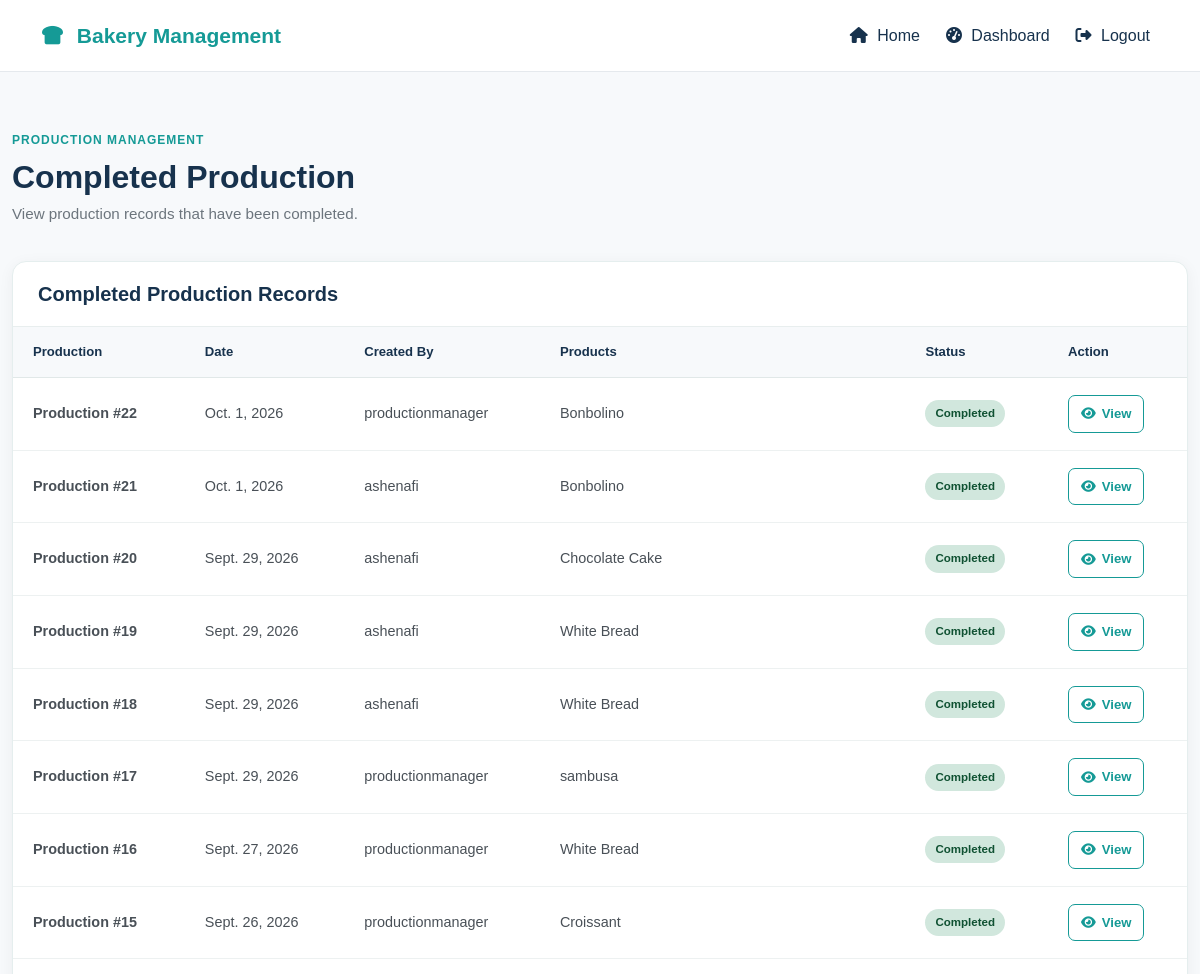
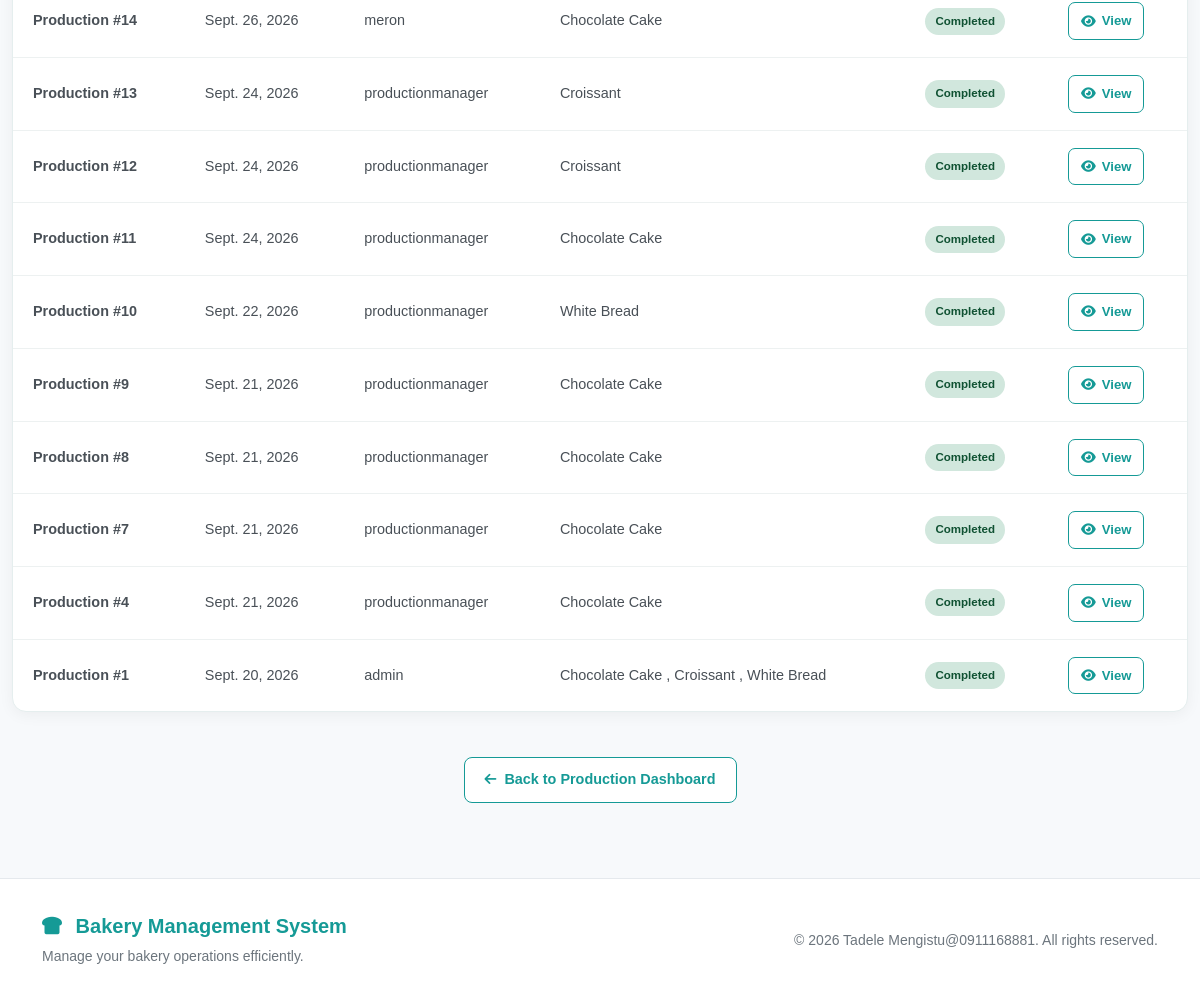
The page /production/completed/ (signed in) on the database its author committed (2 pictures, top to bottom).
### bekapp/models.py (models this page shows, shortened)
class Production(models.Model):
    class Status(models.TextChoices):
        PLANNED = "PLANNED", "Planned"
        IN_PROGRESS = "IN_PROGRESS", "In Progress"
        COMPLETED = "COMPLETED", "Completed"
        CANCELLED = "CANCELLED", "Cancelled"
    production_date = models.DateField()
    status = models.CharField(
        max_length=20,
        choices=Status.choices,
        default=Status.PLANNED,
    )
    notes = models.TextField(blank=True)
    created_by = models.ForeignKey(
        User,
        on_delete=models.PROTECT,
        related_name="productions_created",
    )
    started_at = models.DateTimeField(
        null=True,
        blank=True,
    )
    completed_at = models.DateTimeField(null=True, blank=True)
    stock_deducted = models.BooleanField(default=False)
    created_at = models.DateTimeField(auto_now_add=True)
    updated_at = models.DateTimeField(auto_now=True)
    class Meta:
        ordering = ["-production_date", "-created_at"]

class User(AbstractUser):
    class Role(models.TextChoices):
        OWNER = "OWNER", "Owner"
        CASHIER = "CASHIER", "Cashier"
        PRODUCTION_MANAGER = "PRODUCTION_MANAGER", "Production Manager"
    role = models.CharField(
        max_length=30,
        choices=Role.choices,
        default=Role.CASHIER,
    )

class ProductionItem(models.Model):
    production = models.ForeignKey(
        Production,
        on_delete=models.CASCADE,
        related_name="items",
    )
    product = models.ForeignKey(
        Product,
        on_delete=models.PROTECT,
        related_name="production_items",
    )
    planned_quantity = models.DecimalField(
        max_digits=10,
        decimal_places=2,
    )
    actual_quantity = models.DecimalField(
        max_digits=10,
        decimal_places=2,
        default=0,
    )
    notes = models.TextField(blank=True)
    class Meta:
        ordering = ["product__name"]

class Product(models.Model):
    category = models.ForeignKey(
        Category,
        on_delete=models.PROTECT,
        related_name="products",
    )
    name = models.CharField(max_length=150)
    description = models.TextField(blank=True)
    price = models.DecimalField(
        max_digits=10,
        decimal_places=2,
    )
    image = models.ImageField(
        upload_to="products/",
        blank=True,
        null=True,
    )
    is_available = models.BooleanField(default=True)
    created_at = models.DateTimeField(auto_now_add=True)
    updated_at = models.DateTimeField(auto_now=True)
    class Meta:
        ordering = ["name"]

### bekapp/views.py (the view)
def production_completed_list(request):
    if not request.user.is_authenticated:
        return redirect('login')
    if request.user.role not in ['OWNER', 'PRODUCTION_MANAGER']:
        return redirect('dashboard')
    productions = Production.objects.filter(
        status=Production.Status.COMPLETED
    ).select_related(
        'created_by'
    ).prefetch_related(
        'items__product'
    ).order_by(
        '-production_date',
        '-id'
    )
    return render(
        request,
        'bekapp/production_completed_list.html',
        {
            'productions': productions,
        }
    )

### bekapp/templates/bekapp/production_completed_list.html (shortened to what this page needs)
{% extends 'bekapp/base.html' %}
{% load static %}
{% block extra_css %}
<link
    rel="stylesheet"
    href="{% static 'bekapp/css/production-completed-list.css' %}"
>
{% endblock %}
{% block content %}
<section class="production-completed-list">
    <div class="container-fluid">
        <div class="production-completed-header">
            <div>
                <span class="dashboard-label">
                    PRODUCTION MANAGEMENT
                </span>
                <h1>Completed Production</h1>
                <p>
                    View production records that have been completed.
                </p>
            </div>
        </div>
        <div class="production-completed-table-card">
            <div class="production-completed-table-header">
                <h2>Completed Production Records</h2>
            </div>
            {% if productions %}
                <div class="table-responsive">
                    <table class="production-completed-table">
                        <thead>
                            <tr>
                                <th>Production</th>
                                <th>Date</th>
                                <th>Created By</th>
                                <th>Products</th>
                                <th>Status</th>
                                <th>Action</th>
                            </tr>
                        </thead>
                        <tbody>
                            {% for production in productions %}
                                <tr>
                                    <td>
                                        <strong>
                                            Production #{{ production.id }}
                                        </strong>
                                    </td>
                                    <td>
                                        {{ production.production_date }}
                                    </td>
                                    <td>
                                        {% if production.created_by %}
                                            {{ production.created_by.username }}
                                        {% else %}
                                            <span class="text-muted">
                                                —
                                            </span>
                                        {% endif %}
                                    </td>
                                    <td>
                                        {% for item in production.items.all %}
                                            {{ item.product.name }}
                                            {% if not forloop.last %}
                                                ,
                                            {% endif %}
                                        {% empty %}
                                            <span class="text-muted">
                                                No products
                                            </span>
                                        {% endfor %}
                                    </td>
                                    <td>
                                        <span class="production-status status-completed">
                                            {{ production.get_status_display }}
                                        </span>
                                    </td>
                                    <td>
                                        <a
                                            href="{% url 'production_detail' production.id %}"
                                            class="production-action"
                                        >
                                            <i class="fa-solid fa-eye"></i>
                                            View
                                        </a>
                                    </td>
                                </tr>
                            {% endfor %}
                        </tbody>
                    </table>
                </div>
            {% endif %}
        </div>
        <div class="back-dashboard-wrapper">
            <a
                href="{% url 'production_dashboard' %}"
                class="back-dashboard-link"
            >
                <i class="fa-solid fa-arrow-left"></i>
                Back to Production Dashboard
            </a>
        </div>
    </div>
</section>
{% endblock %}

### bekapp/static/bekapp/css/style.css (style rules this page uses)
html, body { margin: 0; padding: 0; }
body { min-height: 100vh; background: #f5f7f9; color: #17324d; font-family: Arial, Helvetica, sans-serif; }

### bekapp/static/bekapp/css/production-completed-list.css (style rules this page uses)
.production-completed-list { padding: 25px 0 40px; background: #f7f9fb; min-height: 75vh; }
.production-completed-header { display: flex; flex-direction: column; gap: 20px; margin-bottom: 25px; }
.production-completed-header h1 { margin: 7px 0; color: #17324d; font-size: 1.7rem; font-weight: 700; }
.production-completed-header p { margin: 0; color: #6c757d; font-size: 0.95rem; }
.dashboard-label { display: inline-block; color: #159a96; font-size: 0.75rem; font-weight: 700; letter-spacing: 1px; }
.production-completed-table-card { overflow: hidden; background: #ffffff; border: 1px solid #e5eeee; border-radius: 14px; box-shadow: 0 3px 15px rgba(0, 0, 0, 0.05); }
.production-completed-table-header { padding: 18px; border-bottom: 1px solid #e8eeee; }
.production-completed-table-header h2 { margin: 0; color: #17324d; font-size: 1.15rem; font-weight: 700; }
.table-responsive { width: 100%; overflow-x: auto; -webkit-overflow-scrolling: touch; }
.production-completed-table { width: 100%; min-width: 700px; margin: 0; border-collapse: collapse; }
.production-completed-table thead th { padding: 14px 15px; background: #f7f9fb; border-bottom: 1px solid #e1e8e8; color: #17324d; font-size: 0.78rem; font-weight: 700; white-space: nowrap; }
.production-completed-table tbody td { padding: 15px; color: #495057; font-size: 0.88rem; vertical-align: middle; border-bottom: 1px solid #edf1f1; }
.production-completed-table tbody tr:last-child td { border-bottom: none; }
.production-status { display: inline-block; padding: 5px 10px; border-radius: 20px; font-size: 0.72rem; font-weight: 700; white-space: nowrap; }
.status-completed { background: #d1e7dd; color: #0f5132; }
.production-action { display: inline-flex; align-items: center; justify-content: center; gap: 6px; padding: 8px 12px; border: 1px solid #159a96; border-radius: 7px; color: #159a96; font-size: 0.82rem; font-weight: 600; text-decoration: none; white-space: nowrap; transition: background 0.2s ease, color 0.2s ease; }
.back-dashboard-wrapper { display: flex; justify-content: center; align-items: center; margin-top: 30px; padding: 5px 0; }
.back-dashboard-link { display: inline-flex; align-items: center; justify-content: center; gap: 8px; padding: 10px 18px; border: 1px solid #159a96; border-radius: 8px; background: #ffffff; color: #159a96; font-size: 0.9rem; font-weight: 600; text-decoration: none; transition: background 0.2s ease, color 0.2s ease, border-color 0.2s ease; }
.back-dashboard-link i { font-size: 0.85rem; }
@media (min-width: 576px) { .production-completed-list { padding: 35px 0 50px; } }
@media (min-width: 576px) { .production-completed-header h1 { font-size: 1.9rem; } }
@media (min-width: 576px) { .back-dashboard-wrapper { margin-top: 35px; } }
@media (min-width: 992px) { .production-completed-list { padding: 50px 0 60px; } }
@media (min-width: 992px) { .production-completed-header { margin-bottom: 35px; } }
@media (min-width: 992px) { .production-completed-header h1 { font-size: 2rem; } }
@media (min-width: 992px) { .production-completed-table-header { padding: 20px 25px; } }
@media (min-width: 992px) { .production-completed-table-header h2 { font-size: 1.25rem; } }
@media (min-width: 992px) { .production-completed-table thead th { padding: 15px 20px; font-size: 0.82rem; } }
@media (min-width: 992px) { .production-completed-table tbody td { padding: 17px 20px; font-size: 0.9rem; } }
@media (min-width: 992px) { .back-dashboard-wrapper { margin-top: 40px; } }
@media (min-width: 1200px) { .production-completed-list { padding: 55px 0 70px; } }
@media (min-width: 1200px) { .production-completed-table { min-width: 0; } }
@media (min-width: 1200px) { .back-dashboard-link { padding: 11px 20px; } }

### rows shown on the page
Production: id "22", production_date "Oct. 1, 2026", created_by.username "productionmanager", status "Completed"
ProductionItem: product.name "Bonbolino"
Production: id "21", production_date "Oct. 1, 2026", created_by.username "ashenafi", status "Completed"
ProductionItem: product.name "Bonbolino"
Production: id "20", production_date "Sept. 29, 2026", created_by.username "ashenafi", status "Completed"
ProductionItem: product.name "Chocolate Cake"
Production: id "19", production_date "Sept. 29, 2026", created_by.username "ashenafi", status "Completed"
ProductionItem: product.name "White Bread"
Production: id "18", production_date "Sept. 29, 2026", created_by.username "ashenafi", status "Completed"
ProductionItem: product.name "White Bread"
Production: id "17", production_date "Sept. 29, 2026", created_by.username "productionmanager", status "Completed"
ProductionItem: product.name "sambusa"
Production: id "16", production_date "Sept. 27, 2026", created_by.username "productionmanager", status "Completed"
ProductionItem: product.name "White Bread"
Production: id "15", production_date "Sept. 26, 2026", created_by.username "productionmanager", status "Completed"
ProductionItem: product.name "Croissant"
Production: id "14", production_date "Sept. 26, 2026", created_by.username "meron", status "Completed"
ProductionItem: product.name "Chocolate Cake"
Production: id "13", production_date "Sept. 24, 2026", created_by.username "productionmanager", status "Completed"
ProductionItem: product.name "Croissant"
Production: id "12", production_date "Sept. 24, 2026", created_by.username "productionmanager", status "Completed"
ProductionItem: product.name "Croissant"
Production: id "11", production_date "Sept. 24, 2026", created_by.username "productionmanager", status "Completed"
ProductionItem: product.name "Chocolate Cake"
Production: id "10", production_date "Sept. 22, 2026", created_by.username "productionmanager", status "Completed"
ProductionItem: product.name "White Bread"
Production: id "9", production_date "Sept. 21, 2026", created_by.username "productionmanager", status "Completed"
ProductionItem: product.name "Chocolate Cake"
Production: id "8", production_date "Sept. 21, 2026", created_by.username "productionmanager", status "Completed"
ProductionItem: product.name "Chocolate Cake"
Production: id "7", production_date "Sept. 21, 2026", created_by.username "productionmanager", status "Completed"
ProductionItem: product.name "Chocolate Cake"
Production: id "4", production_date "Sept. 21, 2026", created_by.username "productionmanager", status "Completed"
ProductionItem: product.name "Chocolate Cake"
Production: id "1", production_date "Sept. 20, 2026", created_by.username "admin", status "Completed"
ProductionItem: product.name "Chocolate Cake"
ProductionItem: product.name "Croissant"
ProductionItem: product.name "White Bread"
